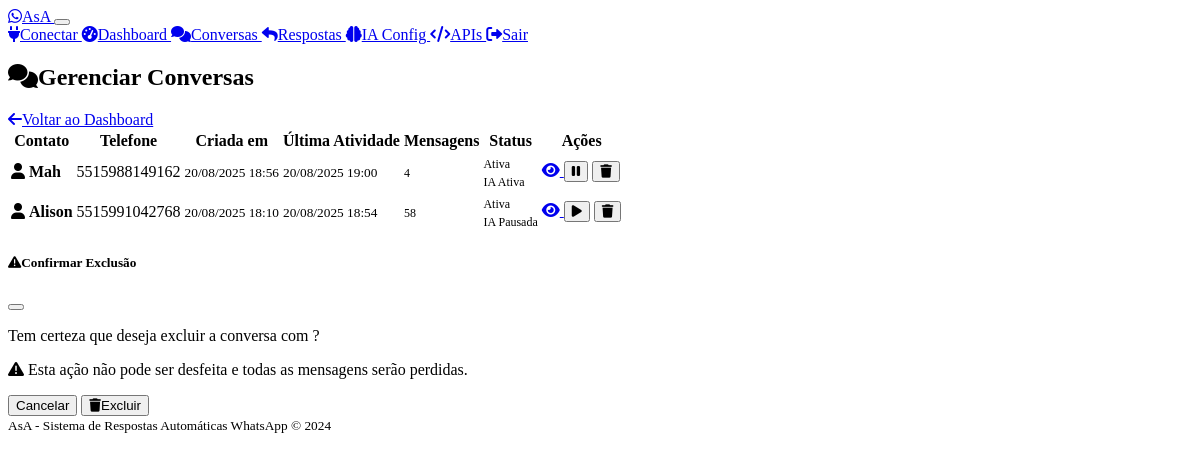
The page /admin/conversations (signed in) on the database as committed earlier.
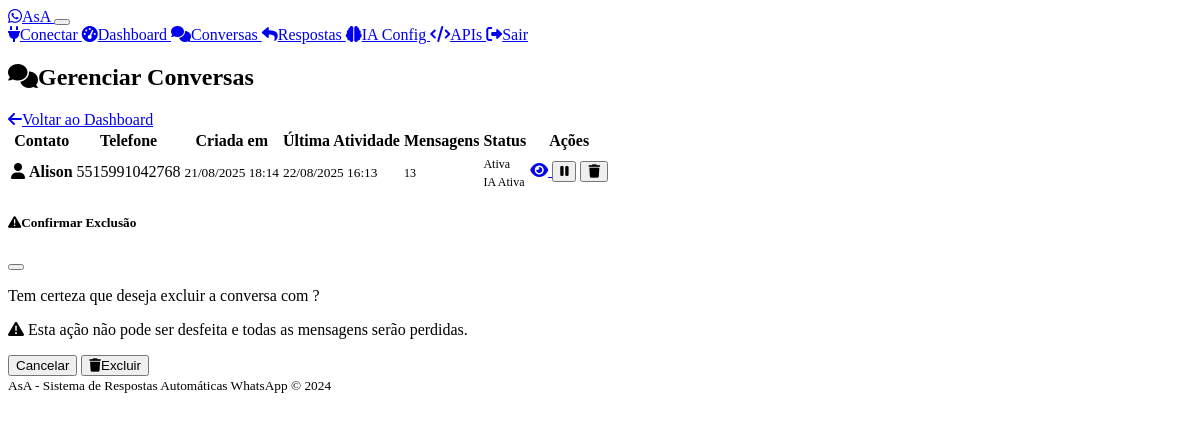
The same page on the database as committed later.
### models.py (models this page shows)
class Conversation(db.Model):
    id = db.Column(db.Integer, primary_key=True)
    phone_number = db.Column(db.String(20), nullable=False)
    contact_name = db.Column(db.String(100))
    created_at = db.Column(db.DateTime, default=datetime.utcnow)
    updated_at = db.Column(db.DateTime, default=datetime.utcnow, onupdate=datetime.utcnow)
    is_active = db.Column(db.Boolean, default=True)
    ai_paused = db.Column(db.Boolean, default=False)  # True when human takes over
    paused_at = db.Column(db.DateTime)  # When AI was paused
    messages = db.relationship('Message', backref='conversation', lazy=True, cascade='all, delete-orphan')

### routes.py (the view)
    def decorated_function(*args, **kwargs):
        if not session.get('admin_logged_in'):
            return redirect(url_for('admin_login'))
        return f(*args, **kwargs)

### routes.py (called while the page is built)
def admin_required(f):
    def decorated_function(*args, **kwargs):
        if not session.get('admin_logged_in'):
            return redirect(url_for('admin_login'))
        return f(*args, **kwargs)
    decorated_function.__name__ = f.__name__
    return decorated_function

@app.route('/admin/conversations')
@admin_required
def admin_conversations():
    page = request.args.get('page', 1, type=int)
    conversations = Conversation.query.order_by(
        Conversation.updated_at.desc()
    ).paginate(
        page=page, per_page=20, error_out=False
    )
    return render_template('conversations.html', conversations=conversations)

@app.context_processor
def inject_admin_status():
    return {'admin_logged_in': session.get('admin_logged_in', False)}

### templates/conversations.html (shortened to what this page needs)
{% extends "base.html" %}
{% block content %}
<div class="d-flex justify-content-between align-items-center mb-4">
    <h2>
        <i class="fas fa-comments me-2"></i>Gerenciar Conversas
    </h2>
    <a href="{{ url_for('admin_dashboard') }}" class="btn btn-outline-secondary">
        <i class="fas fa-arrow-left me-2"></i>Voltar ao Dashboard
    </a>
</div>
{% if conversations.items %}
<div class="card">
    <div class="card-body">
        <div class="table-responsive">
            <table class="table table-hover">
                <thead>
                    <tr>
                        <th>Contato</th>
                        <th>Telefone</th>
                        <th>Criada em</th>
                        <th>Última Atividade</th>
                        <th>Mensagens</th>
                        <th>Status</th>
                        <th>Ações</th>
                    </tr>
                </thead>
                <tbody>
                    {% for conversation in conversations.items %}
                    <tr>
                        <td>
                            <i class="fas fa-user me-2"></i>
                            <strong>{{ conversation.contact_name or 'Sem nome' }}</strong>
                        </td>
                        <td>
                            <span class="font-monospace">{{ conversation.phone_number }}</span>
                        </td>
                        <td>
                            <small class="text-muted">
                                {{ conversation.created_at.strftime('%d/%m/%Y %H:%M') }}
                            </small>
                        </td>
                        <td>
                            <small class="text-muted">
                                {{ conversation.updated_at.strftime('%d/%m/%Y %H:%M') }}
                            </small>
                        </td>
                        <td>
                            <span class="badge bg-primary">
                                {{ conversation.messages|length }}
                            </span>
                        </td>
                        <td>
                            {% if conversation.is_active %}
                                <span class="badge bg-success">Ativa</span>
                            {% else %}
                                <span class="badge bg-secondary">Inativa</span>
                            {% endif %}
                            {% if conversation.ai_paused %}
                                <br><span class="badge bg-warning mt-1">IA Pausada</span>
                            {% else %}
                                <br><span class="badge bg-info mt-1">IA Ativa</span>
                            {% endif %}
                        </td>
                        <td>
                            <div class="btn-group" role="group">
                                <a href="{{ url_for('view_conversation', conversation_id=conversation.id) }}"
                                   class="btn btn-sm btn-outline-primary" title="Ver conversa">
                                    <i class="fas fa-eye"></i>
                                </a>
                                {% if conversation.ai_paused %}
                                    <form method="POST" action="{{ url_for('toggle_ai_for_conversation', conversation_id=conversation.id) }}"
                                          style="display: inline-block;">
                                        <button type="submit" class="btn btn-sm btn-success" title="Retomar IA">
                                            <i class="fas fa-play"></i>
                                        </button>
                                    </form>
                                {% else %}
                                    <form method="POST" action="{{ url_for('toggle_ai_for_conversation', conversation_id=conversation.id) }}"
                                          style="display: inline-block;">
                                        <button type="submit" class="btn btn-sm btn-warning" title="Pausar IA">
                                            <i class="fas fa-pause"></i>
                                        </button>
                                    </form>
                                {% endif %}
                                <button type="button" class="btn btn-sm btn-outline-danger"
                                        onclick="confirmDelete({{ conversation.id }}, '{{ conversation.contact_name or conversation.phone_number }}')"
                                        title="Excluir conversa">
                                    <i class="fas fa-trash"></i>
                                </button>
                            </div>
                        </td>
                    </tr>
                    {% endfor %}
                </tbody>
            </table>
        </div>
    </div>
</div>
{% else %}
<div class="text-center py-5">
    <i class="fas fa-comments fa-5x text-muted mb-4"></i>
    <h4>Nenhuma conversa encontrada</h4>
    <p class="text-muted">As conversas aparecerão aqui conforme os usuários interagirem com o sistema.</p>
</div>
{% endif %}
<div class="modal fade" id="deleteModal" tabindex="-1">
    <div class="modal-dialog">
        <div class="modal-content">
            <div class="modal-header">
                <h5 class="modal-title">
                    <i class="fas fa-exclamation-triangle text-warning me-2"></i>Confirmar Exclusão
                </h5>
                <button type="button" class="btn-close" data-bs-dismiss="modal"></button>
            </div>
            <div class="modal-body">
                <p>Tem certeza que deseja excluir a conversa com <strong id="contactName"></strong>?</p>
                <p class="text-danger">
                    <i class="fas fa-warning me-1"></i>
                    Esta ação não pode ser desfeita e todas as mensagens serão perdidas.
                </p>
            </div>
            <div class="modal-footer">
                <button type="button" class="btn btn-secondary" data-bs-dismiss="modal">Cancelar</button>
                <form id="deleteForm" method="POST" style="display: inline;">
                    <button type="submit" class="btn btn-danger">
                        <i class="fas fa-trash me-2"></i>Excluir
                    </button>
                </form>
            </div>
        </div>
    </div>
</div>
{% endblock %}

### templates/base.html (shortened to what this page needs)
<!DOCTYPE html>
<html lang="pt-BR" data-bs-theme="dark">
<head>
    <link href="https://cdn.replit.com/agent/bootstrap-agent-dark-theme.min.css" rel="stylesheet">
    <link rel="stylesheet" href="https://cdnjs.cloudflare.com/ajax/libs/font-awesome/6.0.0/css/all.min.css">
    <link rel="stylesheet" href="{{ url_for('static', filename='css/custom.css') }}">
</head>
<body>
    <nav class="navbar navbar-expand-lg navbar-dark bg-dark">
        <div class="container">
            <a class="navbar-brand" href="{{ url_for('index') }}">
                <i class="fab fa-whatsapp text-success me-2"></i>AsA
            </a>
            <button class="navbar-toggler" type="button" data-bs-toggle="collapse" data-bs-target="#navbarNav">
            </button>
            <div class="collapse navbar-collapse" id="navbarNav">
                <div class="navbar-nav ms-auto">
                    <a class="nav-link" href="{{ url_for('index') }}">
                        <i class="fas fa-plug me-1"></i>Conectar
                    </a>
                    <a class="nav-link" href="{{ url_for('dashboard') }}">
                        <i class="fas fa-tachometer-alt me-1"></i>Dashboard
                    </a>
                    {% if admin_logged_in %}
                        <a class="nav-link" href="{{ url_for('admin_conversations') }}">
                            <i class="fas fa-comments me-1"></i>Conversas
                        </a>
                        <a class="nav-link" href="{{ url_for('admin_responses') }}">
                            <i class="fas fa-reply me-1"></i>Respostas
                        </a>
                        <a class="nav-link" href="{{ url_for('ai_config') }}">
                            <i class="fas fa-brain me-1"></i>IA Config
                        </a>
                        <a class="nav-link" href="{{ url_for('whatsapp_apis') }}">
                            <i class="fas fa-code me-1"></i>APIs
                        </a>
                        <a class="nav-link" href="{{ url_for('admin_logout') }}">
                            <i class="fas fa-sign-out-alt me-1"></i>Sair
                        </a>
                    {% else %}
                        <a class="nav-link" href="{{ url_for('admin_login') }}">
                            <i class="fas fa-user-shield me-1"></i>Admin
                        </a>
                    {% endif %}
                </div>
            </div>
        </div>
    </nav>
    <main class="container mt-4">
        {% block content %}{% endblock %}
    </main>
    <footer class="bg-dark text-center py-3 mt-5">
        <div class="container">
            <small class="text-muted">
                AsA - Sistema de Respostas Automáticas WhatsApp &copy; 2024
            </small>
        </div>
    </footer>
</body>
</html>

### static/css/custom.css (style rules this page uses)
:root { --asa-primary: #25d366; --asa-secondary: #128c7e; --asa-accent: #075e54; --asa-light: #dcf8c6; }
.badge { font-size: 0.75em; font-weight: 500; }

Rows that differ between the two databases and show on the page:
removed Conversation: contact_name "Mah", phone_number "5515988149162", created_at "20/08/2025 18:56", updated_at "20/08/2025 19:00", messages|length "4", is_active "Ativa", ai_paused "IA Ativa"
changed Conversation "Alison": created_at "20/08/2025 18:10" → "21/08/2025 18:14"; updated_at "20/08/2025 18:54" → "22/08/2025 16:13"; messages|length "58" → "13"; ai_paused "IA Pausada" → "IA Ativa"
